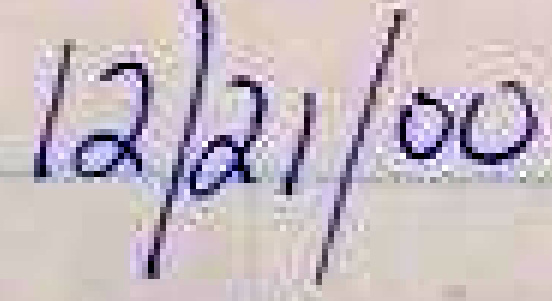
#> input picture data/content/temp_crop.jpg, 552 x 301 px
$ python vectorize.py --image ../data/content/temp_crop.jpg
#> lines starting #> are read from the running program, lines starting #| are printed output that depends on the picture; after the words box and inside, x2 and y2 are one past the last pixel; in counts of white or black regions, pixels touching at a corner belong together
### ocr/config.py
"""Default configuration for the OCR pipeline.

Every value can be overridden by an environment variable, and the CLI entry
points expose the commonly-changed ones as flags. Paths default to the sample
document that already lives in ``datasets/content/``.
"""

import os

# Strings that count as "off" for a boolean env flag (anything else is "on").
_FALSEY = ("0", "false", "False", "")


def _env_bool(name: str, default: bool = True) -> bool:
    """Read a boolean flag from the environment; 0/false/empty means off."""
    return os.environ.get(name, "1" if default else "0") not in _FALSEY


# --- Paths ---
# Run the CLIs from the repo root; this default is relative to it.
#
# PDF_PATH is the SLUG anchor: the stored page-4 box data lives under
# ``outputs/test_document/`` and its filenames carry the ``test_document`` slug, so
# this path must keep that basename for box lookups to resolve. The slug PDF itself
# is git-ignored and usually absent. The real, renderable diary PDF lives in
# ``outputs/`` -- PDF_RENDER_FALLBACK points at it so a missing slug PDF renders
# from there (no manual symlink needed). Override either via env.
PDF_PATH = os.environ.get("OCR_PDF_PATH", "datasets/content/test_document.pdf")
PDF_RENDER_FALLBACK = os.environ.get(
    "OCR_PDF_RENDER_FALLBACK", "outputs/diary_partial_pages_1-4/diary_partial_pages_1-4.pdf"
)

# Output layout (root, per-PDF/per-page folders, filenames) lives in ocr/paths.py.

# --- Cropping ---
# Boxes are padded so no glyph strokes (ascenders/descenders/dots) get clipped.
# Padding = a fixed pixel margin PLUS a fraction of the box's own size (so it
# scales with DPI and word size). The SAME values must be used by vectorize and
# package_boxes so the stroke overlay aligns with the crop.
CROP_PADDING = int(os.environ.get("OCR_CROP_PADDING", "10"))
CROP_PAD_FRAC = float(os.environ.get("OCR_CROP_PAD_FRAC", "0.12"))
# After padding, grow the box until no ink touches its borders (no clipped
# strokes). Vectorize and package_boxes MUST agree on this so overlays align.
CROP_FIT_INK = _env_bool("OCR_CROP_FIT_INK")
# Clean each word crop before vectorizing: strip ruled lines / scan-edge bands and
# keep only the target word's ink (drop neighbouring words/lines). See
# vectorize.clean_word. Disable with OCR_CROP_CLEAN=0.
CROP_CLEAN = _env_bool("OCR_CROP_CLEAN")
# Mask each crop's ink to the detection box: whiten ink outside the box (padded for
# ascenders/descenders + a small horizontal slack), so a crop rectangle that overlaps
# neighbouring words/rows in dense cursive yields ONLY the target word's ink. Critical
# for derendering (InkSight traces all ink in the crop). Opt-in (off by default so the
# existing crop/overlay outputs and tests are unchanged): OCR_CROP_MASK_TO_BOX=1.
CROP_MASK_TO_BOX = _env_bool("OCR_CROP_MASK_TO_BOX", False)
CROP_MASK_HPAD = float(os.environ.get("OCR_CROP_MASK_HPAD", "0.15"))  # x slack, frac of box height
CROP_MASK_VPAD_UP = float(os.environ.get("OCR_CROP_MASK_VPAD_UP", "0.30"))  # ascenders
# Tight: a loose detection box whose bottom dips into the next line leaves a sliver of
# that row just below the box; 0.15 clips it while keeping the word's own descenders
# (the boxes here include descenders). A box that truly spans two lines is an upstream
# detection problem, not a masking one.
CROP_MASK_VPAD_DN = float(os.environ.get("OCR_CROP_MASK_VPAD_DN", "0.15"))  # descenders

# The HTML template ships alongside this package.
HTML_TEMPLATE_PATH = os.path.join(os.path.dirname(__file__), "handwriting_tool.html")
# Placeholder in the template that gets replaced with the JSON word bank.
WORD_BANK_PLACEHOLDER = "__WORD_BANK_JSON__"

# --- Page range (0-based; END is exclusive) ---
# Defaults process pages 1-3 (indices 0, 1, 2).
START_PAGE_INDEX = int(os.environ.get("OCR_START_PAGE_INDEX", "0"))
END_PAGE_INDEX = int(os.environ.get("OCR_END_PAGE_INDEX", "3"))

# --- Gemini ---
# Per-request client deadline (seconds). The grounded detection request is heavy
# (whole token list in, one box per token out) and can exceed the short default.
GEMINI_TIMEOUT = int(os.environ.get("OCR_GEMINI_TIMEOUT", "600"))
GEMINI_MODEL = os.environ.get("OCR_GEMINI_MODEL", "gemini-pro-latest")
# Fallback used on a model-not-found (404). 'gemini-pro-latest' is an alias that
# tracks the current pro model; the flash fallback is cheaper/faster.
GEMINI_FALLBACK_MODEL = os.environ.get("OCR_GEMINI_FALLBACK_MODEL", "gemini-3-flash-preview")

### ocr/vectorize.py
"""Vectorize cropped handwriting ink into ordered (x, y, pen) stroke points.

Pipeline per crop: threshold/close -> ink CONNECTED COMPONENTS (one real pen-lift
per component: separate letters, i-dots, t-crosses) -> per component, a 1-px
Zhang-Suen skeleton traced as a single continuous depth-first path (retracing
along drawn edges at dead-ends, so no fabricated pen-ups and no spurious lines)
-> normalized points with one pen-up (state 0) marker per stroke.

This recovers the strokes that are *physically separable* from a static image
(a lift can only be recovered where the ink is actually disconnected). On the
easybank/bigbank ground-truth check it cut fabricated pen-ups from ~95/word to
1/word on connected words, held visual IoU (~0.67), and recovered the true ink
connected-component count on 37/40 diacritic words. See _order_recovery_experiment.py.

Two CLI modes:
  * batch  -- read a per-page boxes JSON, vectorize every word, write a dataset
              with {points, metadata} added to each entry:
                python -m ocr.vectorize --boxes datasets/content/bbox_data/page_2_data.json --page 2
  * single -- vectorize one cropped image file and (optionally) save an overlay:
                python -m ocr.vectorize --image datasets/content/temp_crop.jpg --save overlay.jpg
"""

import argparse
import json

import cv2
import numpy as np
from PIL import Image, ImageEnhance

from . import config, paths
from .pdf_utils import (
    box_to_crop_box,
    crop_to_box,
    ensure_page_png,
    load_page,
    whiten_outside_polygon,
)


def preprocess(gray: np.ndarray) -> np.ndarray:
    """Grayscale crop -> closed binary image (white ink on black)."""
    blurred = cv2.GaussianBlur(gray, (5, 5), 0)
    _, binary = cv2.threshold(blurred, 0, 255, cv2.THRESH_BINARY_INV + cv2.THRESH_OTSU)
    kernel = cv2.getStructuringElement(cv2.MORPH_RECT, (3, 3))
    return cv2.morphologyEx(binary, cv2.MORPH_CLOSE, kernel)


# --- Clean skeleton + continuous path tracing -------------------------------
# The old path (morphological skeleton + greedy nearest-neighbour order_points +
# format_points' ">2px gap = pen-up") shattered one connected cursive word into
# ~95 fragments. Replaced with: ink connected-components for pen-ups, a real 1-px
# Zhang-Suen skeleton per component, and a depth-first trace that retraces over
# drawn edges at dead-ends -> one lift-free stroke per component.


def zhang_suen(binary: np.ndarray) -> np.ndarray:
    """Zhang-Suen thinning -> a clean 1-px skeleton (uint8 0/1). ``binary``: ink>0.

    Runs two alternating sub-passes until no pixel can be deleted. A contour pixel
    is removed when its 8-neighbourhood meets the Zhang-Suen conditions: exactly one
    0->1 transition around the ring (A == 1), 2..6 non-zero neighbours (B), and the
    two pass-specific corner tests. The whole neighbourhood is evaluated at once with
    numpy (the 8 neighbours stacked along a leading axis), so there is no per-pixel
    Python loop.
    """
    img = (binary > 0).astype(np.uint8)
    changed = True
    while changed:
        changed = False
        for step in (0, 1):
            P = np.pad(img, 1)
            # P2..P9: the 8 neighbours, clockwise starting north (Zhang-Suen order).
            nb = np.stack(
                [
                    P[:-2, 1:-1],
                    P[:-2, 2:],
                    P[1:-1, 2:],
                    P[2:, 2:],
                    P[2:, 1:-1],
                    P[2:, :-2],
                    P[1:-1, :-2],
                    P[:-2, :-2],
                ]
            )
            B = nb.sum(0)  # number of non-zero neighbours
            ring = np.concatenate([nb, nb[:1]])  # P2..P9 then wrap back to P2
            A = ((ring[:-1] == 0) & (ring[1:] == 1)).sum(0)  # 0->1 transitions
            P2, P4, P6, P8 = nb[0], nb[2], nb[4], nb[6]
            cond = (img == 1) & (B >= 2) & (B <= 6) & (A == 1)
            if step == 0:
                cond &= (P2 * P4 * P6 == 0) & (P4 * P6 * P8 == 0)
            else:
                cond &= (P2 * P4 * P8 == 0) & (P2 * P6 * P8 == 0)
            if cond.any():
                img[cond] = 0
                changed = True
    return img


_OFFS = [(-1, -1), (0, -1), (1, -1), (-1, 0), (1, 0), (-1, 1), (0, 1), (1, 1)]


def _unit(dx: float, dy: float) -> tuple[float, float]:
    n = (dx * dx + dy * dy) ** 0.5
    return (dx / n, dy / n) if n else (0.0, 0.0)


# Every step in trace_component is to an 8-neighbour, so the direction is always one
# of the 8 offsets -- precompute their unit vectors to avoid a sqrt per step.
_UNIT = {off: _unit(*off) for off in _OFFS}


def _nbrs_deg(pts: set) -> tuple[dict, dict]:
    """Build the 8-connectivity adjacency list and degree for every skeleton pixel.

    Neighbours are listed in ``_OFFS`` order -- ``trace_component`` relies on that
    order for its tie-breaking, so it must not change.
    """
    nbrs = {(x, y): [p for dx, dy in _OFFS if (p := (x + dx, y + dy)) in pts] for (x, y) in pts}
    return nbrs, {p: len(n) for p, n in nbrs.items()}


def prune_spurs(
    skel: np.ndarray, max_spur: int = 6, iters: int = 3
) -> tuple[np.ndarray, set | None, dict | None, dict | None]:
    """Remove short endpoint branches (thinning hair off a thick-ink medial axis)
    that attach to a junction; standalone small marks are left intact.

    Returns ``(skel, pts, nbrs, deg)``. When pruning settles (no spur left to cut),
    the final ``pts``/``nbrs``/``deg`` already describe the returned skeleton and are
    handed to ``trace_component`` rather than rebuilt; for an empty or still-changing
    skeleton they are ``None`` and the tracer recomputes them.
    """
    skel = skel.copy()
    for _ in range(iters):
        ys, xs = np.nonzero(skel)
        pts = set(zip(xs.tolist(), ys.tolist(), strict=False))
        if not pts:
            return skel, None, None, None
        nbrs, deg = _nbrs_deg(pts)
        remove = set()
        for ep in [p for p in pts if deg[p] == 1]:
            path, prev, cur = [ep], None, ep
            while True:
                nxt = [n for n in nbrs[cur] if n != prev]
                if len(nxt) != 1 or deg[cur] >= 3 or len(path) > max_spur:
                    break
                prev, cur = cur, nxt[0]
                path.append(cur)
            if len(path) <= max_spur + 1 and deg.get(path[-1], 0) >= 3:
                remove.update(path[:-1])  # drop spur, keep the junction pixel
        if not remove:
            return skel, pts, nbrs, deg  # settled: describes the final skeleton
        for x, y in remove:
            skel[y, x] = 0
    return skel, None, None, None


def trace_component(
    skel: np.ndarray,
    pts: set | None = None,
    nbrs: dict | None = None,
    deg: dict | None = None,
) -> list[list[tuple[int, int]]]:
    """Trace ONE connected skeleton into a single continuous path via depth-first
    walk with backtracking: prefer the straightest unvisited neighbour, and when a
    branch dead-ends, retrace back along already-drawn skeleton edges (invisible
    overlap -- no spurious lines, no pen-ups) until an unvisited branch is reached.
    Returns ``[path]`` (one stroke) covering the whole component, or ``[]``.

    ``pts``/``nbrs``/``deg`` may be supplied by ``prune_spurs`` to skip rebuilding
    them; they are identical to what this function derives from ``skel`` itself."""
    if pts is None:
        ys, xs = np.nonzero(skel)
        pts = set(zip(xs.tolist(), ys.tolist(), strict=False))
        if not pts:
            return []
        nbrs, deg = _nbrs_deg(pts)
    eps = [p for p in pts if deg[p] == 1]
    start = min(eps if eps else pts, key=lambda p: (p[0], p[1]))

    visited = {start}
    path = [start]
    stack = [start]
    last = (0.0, 0.0)

    def alignment(p):  # cosine of ``last`` direction with the unit step cur->p
        ux, uy = _UNIT[(p[0] - cur[0], p[1] - cur[1])]
        return last[0] * ux + last[1] * uy

    while stack:
        cur = stack[-1]
        cand = [n for n in nbrs[cur] if n not in visited]
        if cand:
            if last == (0.0, 0.0):
                nxt = min(cand, key=lambda p: (p[0], p[1]))
            else:
                nxt = max(cand, key=alignment)  # straightest continuation
            visited.add(nxt)
            stack.append(nxt)
            path.append(nxt)
            last = _UNIT[(nxt[0] - cur[0], nxt[1] - cur[1])]
        else:
            stack.pop()
            if stack:
                path.append(stack[-1])  # retrace one edge backwards
                last = _UNIT[(stack[-1][0] - cur[0], stack[-1][1] - cur[1])]
    return [path] if len(path) >= 2 else []


def _noise_min_area(binary: np.ndarray, min_area: int) -> int:
    """Resolution-aware speck threshold: ``max(min_area, round(0.75 * stroke_width**2))``.

    A fixed ``min_area`` (tuned for the experiment's ~160 px renders, stroke width ~2-3 px)
    lets real scan specks through on high-DPI diary crops (stroke width ~6 px), where a
    sub-stroke-width fragment can be 10-30 px and become a spurious pen-lift. Stroke width
    is estimated as ``2 * median(distanceTransform[ink])`` (deterministic). The 0.75 factor
    keeps the threshold below a solid i-dot (~0.78 * stroke_width**2) so real dots survive,
    while dropping thin noise fragments. For clean low-res inputs (stroke width < ~3.6 px,
    e.g. the order-recovery experiment) the scaled value is < ``min_area``, so the base
    threshold is used unchanged.
    """
    ink = cv2.distanceTransform((binary > 0).astype(np.uint8), cv2.DIST_L2, 5)[binary > 0]
    if ink.size == 0:
        return min_area
    stroke_width = 2.0 * float(np.median(ink))
    return max(min_area, round(0.75 * stroke_width * stroke_width))


def _stroke_width(binary: np.ndarray) -> float:
    """Median stroke width (px) of the ink, via the distance transform."""
    ink = cv2.distanceTransform((binary > 0).astype(np.uint8), cv2.DIST_L2, 5)[binary > 0]
    return 2.0 * float(np.median(ink)) if ink.size else 3.0


def _chain_strokes(
    strokes: list[list[tuple[int, int]]], bridge_gap: float
) -> list[list[tuple[int, int]]]:
    """Join consecutive (left-to-right) strokes into one continuous pen-down path
    when the next stroke's nearer endpoint is within ``bridge_gap`` px of the
    current path's tail. A scanned cursive word breaks into pieces (the binary
    splits at thin/faint joins); chaining re-connects them in writing order so the
    trace follows the hand's motion instead of fragmenting. Genuine pen-lifts
    (i-dots, t-crosses, the next word) sit farther than ``bridge_gap`` and stay
    separate strokes."""
    if bridge_gap <= 0 or len(strokes) < 2:
        return strokes
    order = sorted(strokes, key=lambda s: min(p[0] for p in s))
    g2 = bridge_gap * bridge_gap
    chains = [list(order[0])]
    for s in order[1:]:
        tx, ty = chains[-1][-1]
        (hx, hy), (ex, ey) = s[0], s[-1]
        dh, de = (tx - hx) ** 2 + (ty - hy) ** 2, (tx - ex) ** 2 + (ty - ey) ** 2
        if min(dh, de) <= g2:
            chains[-1].extend(s if dh <= de else s[::-1])  # bridge: pen stays down
        else:
            chains.append(list(s))  # real pen-lift
    return chains


def trace_ink(binary: np.ndarray, min_area: int = 10) -> list[list[tuple[int, int]]]:
    """Trace a binary ink image into strokes. Pen-ups come from ink CONNECTED
    COMPONENTS (real pen-lifts: separate letters, i-dots, t-crosses), each traced
    as one continuous path. Returns strokes (lists of (x, y) pixels), reading order.

    Each component is thinned and traced inside its own tight bounding box, then the
    path is shifted back to crop coordinates. The skeleton is identical to working on
    the full crop (everything outside the box is zero anyway), but the arrays stay
    small -- a one-pixel i-dot no longer gets thinned across the whole word.

    ``min_area`` is raised to a stroke-width-aware floor (see ``_noise_min_area``) so
    high-DPI scans drop sub-stroke-width specks; for clean low-res inputs it is unchanged.
    """
    min_area = _noise_min_area(binary, min_area)
    n, labels, stats, _ = cv2.connectedComponentsWithStats(
        (binary > 0).astype(np.uint8), connectivity=8
    )
    strokes = []
    for lbl in range(1, n):
        x, y, w, h, area = stats[lbl]
        if area < min_area:
            continue  # speck noise (resolution-aware threshold)
        comp = (labels[y : y + h, x : x + w] == lbl).astype(np.uint8)
        skel, pts, nbrs, deg = prune_spurs(zhang_suen(comp))
        for path in trace_component(skel, pts, nbrs, deg):
            strokes.append([(px + x, py + y) for px, py in path])
    strokes.sort(key=lambda s: min(p[0] for p in s))  # left-to-right reading order
    return _chain_strokes(strokes, bridge_gap=2.5 * _stroke_width(binary))


# [178 lines left out: functions format_strokes, remove_ruled_lines, keep_target_components, _grow_light_ink, clean_word, vectorize_pil_crop, not called in this run]


def vectorize_image_file(
    input_path: str, overlay_path: str | None = None
) -> list[list[tuple[int, int]]]:
    """Vectorize a standalone image file; optionally save a stroke overlay.

    Returns the traced strokes (lists of unnormalized (x, y) pixels).
    """
    img = cv2.imread(input_path)
    if img is None:
        raise FileNotFoundError(f"Could not read image: {input_path}")
    gray = cv2.cvtColor(img, cv2.COLOR_BGR2GRAY)
    strokes = trace_ink(preprocess(gray))

    if overlay_path:
        overlay = img.copy()
        for stroke in strokes:
            for i in range(len(stroke) - 1):
                cv2.line(overlay, stroke[i], stroke[i + 1], (0, 255, 0), 2)
            if stroke:
                cv2.circle(overlay, stroke[0], 2, (0, 0, 255), -1)  # stroke start
        cv2.imwrite(overlay_path, overlay)
    return strokes


# [62 lines left out: function vectorize_boxes, not called in this run]


def parse_args(argv: list[str] | None = None) -> argparse.Namespace:
    p = argparse.ArgumentParser(description="Vectorize handwriting crops into stroke points")
    # single-image mode
    p.add_argument("--image", help="Vectorize a single cropped image file instead of a page")
    p.add_argument("--save", help="(single mode) path to save a trace overlay image")
    # batch mode
    p.add_argument("--pdf", default=config.PDF_PATH, help="Source PDF (batch mode)")
    p.add_argument("--page", type=int, default=2, help="Page number, 1-based (batch mode)")
    p.add_argument(
        "--boxes",
        default=None,
        help="Boxes JSON to vectorize (default: canonical boxes for --pdf/--page)",
    )
    p.add_argument(
        "--output",
        default=None,
        help="Output strokes JSON (default: canonical strokes for --pdf/--page)",
    )
    p.add_argument("--output-root", default=paths.OUTPUT_ROOT, help="Root output folder")
    p.add_argument(
        "--version",
        type=int,
        default=None,
        help="Page version to read/write (default: latest existing)",
    )
    p.add_argument("--limit", type=int, default=None, help="Vectorize only the first N boxes")
    p.add_argument("--dpi", type=int, default=600, help="Render DPI for crops (batch mode)")
    p.add_argument("--padding", type=int, default=config.CROP_PADDING, help="Crop padding (px)")
    p.add_argument(
        "--pad-frac",
        type=float,
        default=config.CROP_PAD_FRAC,
        help="Extra crop padding as a fraction of box size",
    )
    p.add_argument(
        "--no-fit-ink",
        action="store_true",
        help="Disable growing the box until no ink touches its borders",
    )
    return p.parse_args(argv)


def main(argv: list[str] | None = None) -> None:
    args = parse_args(argv)

    if args.image:
        points = vectorize_image_file(args.image, args.save)
#> in vectorize_image_file, img is the input picture: shape (301, 552, 3); mean B, G, R 193.3, 186.7, 198.7
#> in vectorize_image_file, `gray = cv2.cvtColor(img, cv2.COLOR_BGR2GRAY)`:
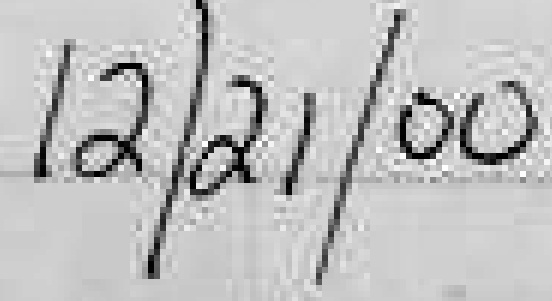
#> gray: shape (301, 552); min 0, max 255, mean 191
#> in preprocess, `blurred = cv2.GaussianBlur(gray, (5, 5), 0)`:
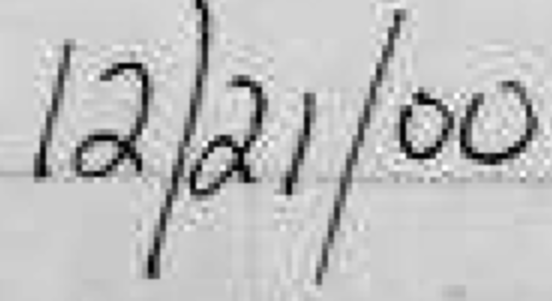
#> blurred: shape (301, 552); min 0, max 254, mean 191
#> in preprocess, `_, binary = cv2.threshold(blurred, 0, 255, cv2.THRESH_BINARY_INV + cv2..`:
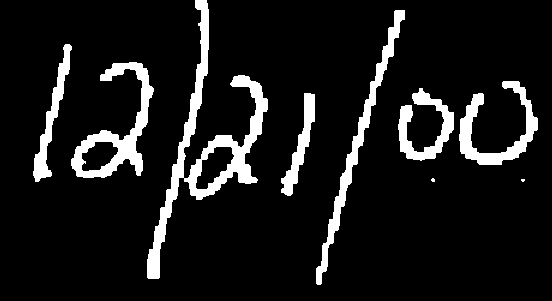
#> binary: shape (301, 552); 10% white; 9 white regions (2 under 20 px), largest, box (x1, y1, x2, y2) and area: (147, 0, 268, 279) 5413, (71, 62, 154, 178) 2785, (316, 10, 405, 285) 2402
#> in _noise_min_area, `ink = cv2.distanceTransform((binary > 0).astype(np.uint8), cv2.DIST_L2..`: ink = 16698 values, max 9 at index 9582, min 1 at index 0, mean 2.73
#> in _noise_min_area, `stroke_width = 2.0 * float(np.median(ink))`: stroke_width = 5.6
#> in trace_ink, `min_area = _noise_min_area(binary, min_area)`: min_area = 24
#> in trace_ink, `n, labels, stats, _ = cv2.connectedComponentsWithStats( (binary > 0).a..`:
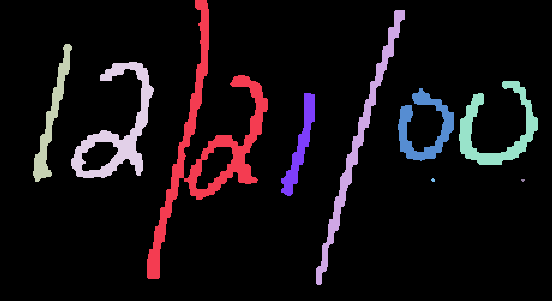
#> labels: shape (301, 552) int32; 10 distinct labels, from 0 to 9; one colour per label, 0 black
#> in trace_ink, `n, labels, stats, _ = cv2.connectedComponentsWithStats( (binary > 0).a..`: n = 10; stats = [[0, 0, 552, 301, 149454], [147, 0, 121, 279, 5417], [316, 10, 89, 275, 2402], [33, 44, 39, 138, 1319], [71, 62, 83, 116, 2786], [459, 81, 79, 84, 2067], [398, 88, 56, 73, 1582], [281, 93, 34, 103, 1102], [431, 178, 4, 4, 13], [521, 179, 4, 3, 10]]
#> the loop in trace_ink, `for lbl in range(1, n):` made 9 passes
#> pass 1, in trace_ink, `comp = (labels[y : y + h, x : x + w] == lbl).astype(np.uint8)`:
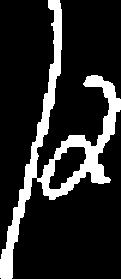
#> comp: shape (279, 121); values 0 (black) and 1 (white), 16% white; 1 white region, box (x1, y1, x2, y2) and area: (0, 0, 121, 279) 5417
#> (the rest of the program and of its run is left out)
